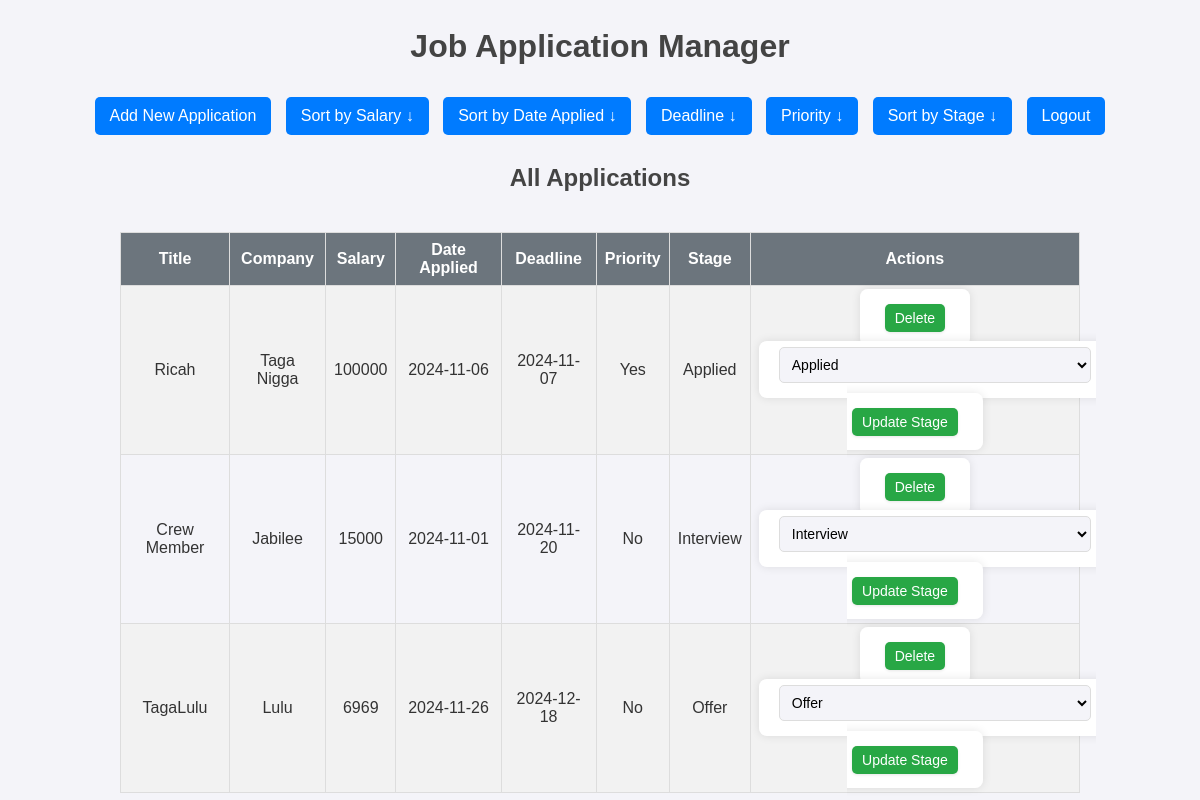
Page /view/salary?order=desc (signed in) on the committed database.
### tables this page shows
CREATE TABLE applications (
        id INTEGER PRIMARY KEY AUTOINCREMENT,
        title TEXT NOT NULL,
        company TEXT NOT NULL,
        stage TEXT NOT NULL,
        salary INTEGER NOT NULL,
        date_applied TEXT NOT NULL,
        deadline TEXT,
        role_type TEXT,
        priority INTEGER,
        user_id INTEGER,
        FOREIGN KEY (user_id) REFERENCES users(id)
    );

### app.py (the view)
@app.route("/view/<filter_type>")
def view_applications(filter_type):
    sort_order = request.args.get("order", "asc")  # Default to ascending
    conn = get_db_connection()
    applications = conn.execute("SELECT * FROM applications").fetchall()
    applications = [dict(app) for app in applications]  # Convert Row objects to dictionaries
    conn.close()
    reverse = sort_order == "desc"
    if filter_type == "salary":
        applications = selection_sort(applications, reverse)
    elif filter_type == "date":
        applications = shell_sort(applications, reverse)
    elif filter_type == "stage":
        applications = bucket_sort(applications, reverse)
    elif filter_type == "deadline":
        applications = deadline_sort(applications, reverse)
    elif filter_type == "priority":
        applications = priority_sort(applications, reverse)
    return render_template("view_applications.html", applications=applications, filter_type=filter_type, sort_order=sort_order)

### app.py (called while the page is built)
def get_db_connection():
    conn = sqlite3.connect("job_applications.db")  # Ensure this matches the actual path
    conn.row_factory = sqlite3.Row
    return conn

def selection_sort(applications, reverse=False):
    n = len(applications)
    for i in range(n):
        selected_index = i
        for j in range(i + 1, n):
            if (applications[j]["salary"] < applications[selected_index]["salary"]) ^ reverse:
                selected_index = j
        applications[i], applications[selected_index] = applications[selected_index], applications[i]
    return applications

### templates/view_applications.html (shortened to what this page needs)
<!doctype html>
<html lang="en">
<head>
    <link rel="stylesheet" href="{{ url_for('static', filename='styles.css') }}">
</head>
<body>
    <h1>Job Application Manager</h1>
    <div>
        <a href="{{ url_for('add_application') }}">Add New Application</a>
        <a href="{{ url_for('view_applications', filter_type='salary', order='asc' if sort_order == 'desc' else 'desc') }}">
            Sort by Salary {{ '↑' if sort_order == 'asc' else '↓' }}
        </a>
        <a href="{{ url_for('view_applications', filter_type='date', order='asc' if sort_order == 'desc' else 'desc') }}">
            Sort by Date Applied {{ '↑' if sort_order == 'asc' else '↓' }}
        </a>
        <a href="{{ url_for('view_applications', filter_type='deadline', order='asc' if sort_order == 'desc' else 'desc') }}">
            Deadline {{ '↑' if sort_order == 'asc' else '↓' }}
        </a>
        <a href="{{ url_for('view_applications', filter_type='priority', order='asc' if sort_order == 'desc' else 'desc') }}">
            Priority {{ '↑' if sort_order == 'asc' else '↓' }}
        </a>
        <a href="{{ url_for('view_applications', filter_type='stage', order='asc' if sort_order == 'desc' else 'desc') }}">
            Sort by Stage {{ '↑' if sort_order == 'asc' else '↓' }}
        </a>
        <a href="{{ url_for('logout') }}">Logout</a>
    </div>
    <h2>All Applications</h2>
    <table>
        <tr>
            <th>Title</th>
            <th>Company</th>
            <th>Salary</th>
            <th>Date Applied</th>
            <th>Deadline</th>
            <th>Priority</th>
            <th>Stage</th>
            <th>Actions</th>
        </tr>
        {% for app in applications %}
        <tr>
            <td>{{ app['title'] }}</td>
            <td>{{ app['company'] }}</td>
            <td>{{ app['salary'] }}</td>
            <td>{{ app['date_applied'] }}</td>
            <td>{{ app['deadline'] }}</td>
            <td>{{ 'Yes' if app['priority'] else 'No' }}</td>
                <td>{{ app['stage'] }}</td>
                <td>
                    <form action="{{ url_for('delete_application', id=app['id']) }}" method="post" style="display:inline;">
                        <button type="submit" onclick="return confirm('Are you sure you want to delete this application?');">Delete</button>
                    </form>
                    <form action="{{ url_for('update_stage', id=app['id']) }}" method="post" style="display:inline;">
                        <select name="stage" required>
                            <option value="Applied" {% if app['stage'] == 'Applied' %}selected{% endif %}>Applied</option>
                            <option value="Interview" {% if app['stage'] == 'Interview' %}selected{% endif %}>Interview</option>
                            <option value="Offer" {% if app['stage'] == 'Offer' %}selected{% endif %}>Offer</option>
                        </select>
                        <button type="submit">Update Stage</button>
                    </form>
            </td>
        </tr>
        {% endfor %}
    </table>
</body>
</html>

### static/styles.css (style rules this page uses)
body { display: flex; justify-content: center; align-items: center; flex-direction: column; font-family: Arial, sans-serif; background-color: #f4f4f9; color: #333; margin: 0; padding: 0; min-height: 100vh; }
h1, h2 { text-align: center; color: #444; }
table { width: 80%; border-collapse: collapse; margin-top: 20px; }
table, th, td { border: 1px solid #ddd; padding: 8px; text-align: center; }
th { background-color: #6c757d; color: white; }
tr:nth-child(even) { background-color: #f2f2f2; }
a, button { display: inline-block; margin: 10px 5px; padding: 10px 15px; text-decoration: none; color: white; background-color: #007bff; border: none; border-radius: 5px; cursor: pointer; }
button { padding: 6px 10px; border-radius: 5px; border: none; cursor: pointer; font-size: 14px; color: #fff; margin-left: 5px; }
button[type="submit"] { background-color: #28a745; }
td form { display: inline; }
td select, td button { vertical-align: middle; }
select { padding: 8px; border-radius: 5px; border: 1px solid #ddd; background-color: #f4f4f9; cursor: pointer; font-size: 14px; margin-right: 5px; }
button { box-shadow: 0 1px 3px rgba(0, 0, 0, 0.1); }
form { width: 50%; margin-top: 20px; padding: 20px; background-color: #fff; box-shadow: 0 0 10px rgba(0, 0, 0, 0.1); border-radius: 8px; }
input[type="text"], input[type="number"], input[type="date"], select { width: 100%; padding: 8px; margin-top: 5px; margin-bottom: 15px; box-sizing: border-box; }

### rows in the picture
applications: title "Ricah", company "Taga Nigga", salary "100000", date_applied "2024-11-06", deadline "2024-11-07", priority "Yes", stage "Applied"
applications: title "Crew Member", company "Jabilee", salary "15000", date_applied "2024-11-01", deadline "2024-11-20", priority "No", stage "Interview"
applications: title "TagaLulu", company "Lulu", salary "6969", date_applied "2024-11-26", deadline "2024-12-18", priority "No", stage "Offer"

### other values in the picture
{{ '↑' if sort_order == 'asc' else '↓' }} "↓"
